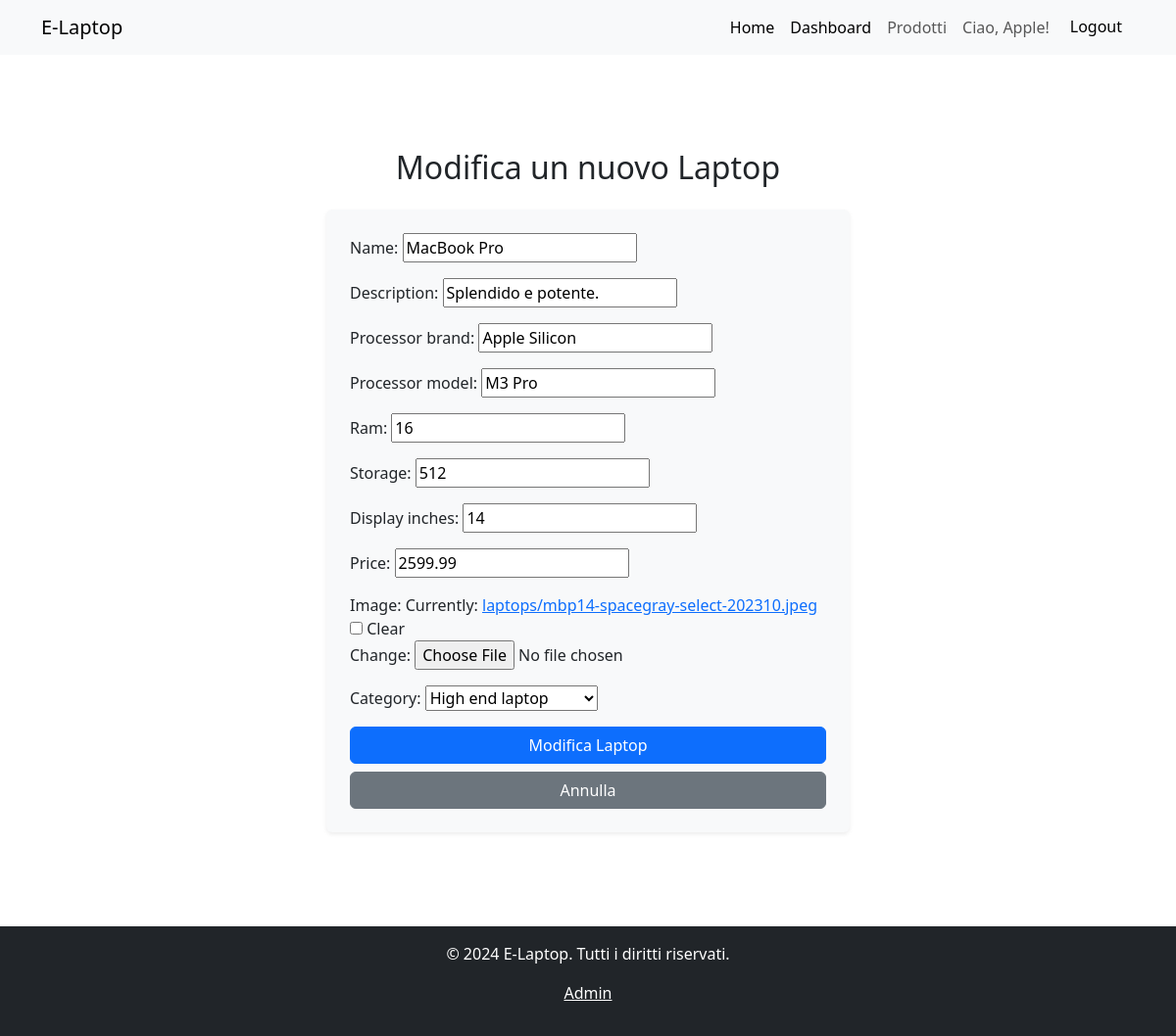
Page /laptopupdate/27/ (signed in) on the earlier database version.
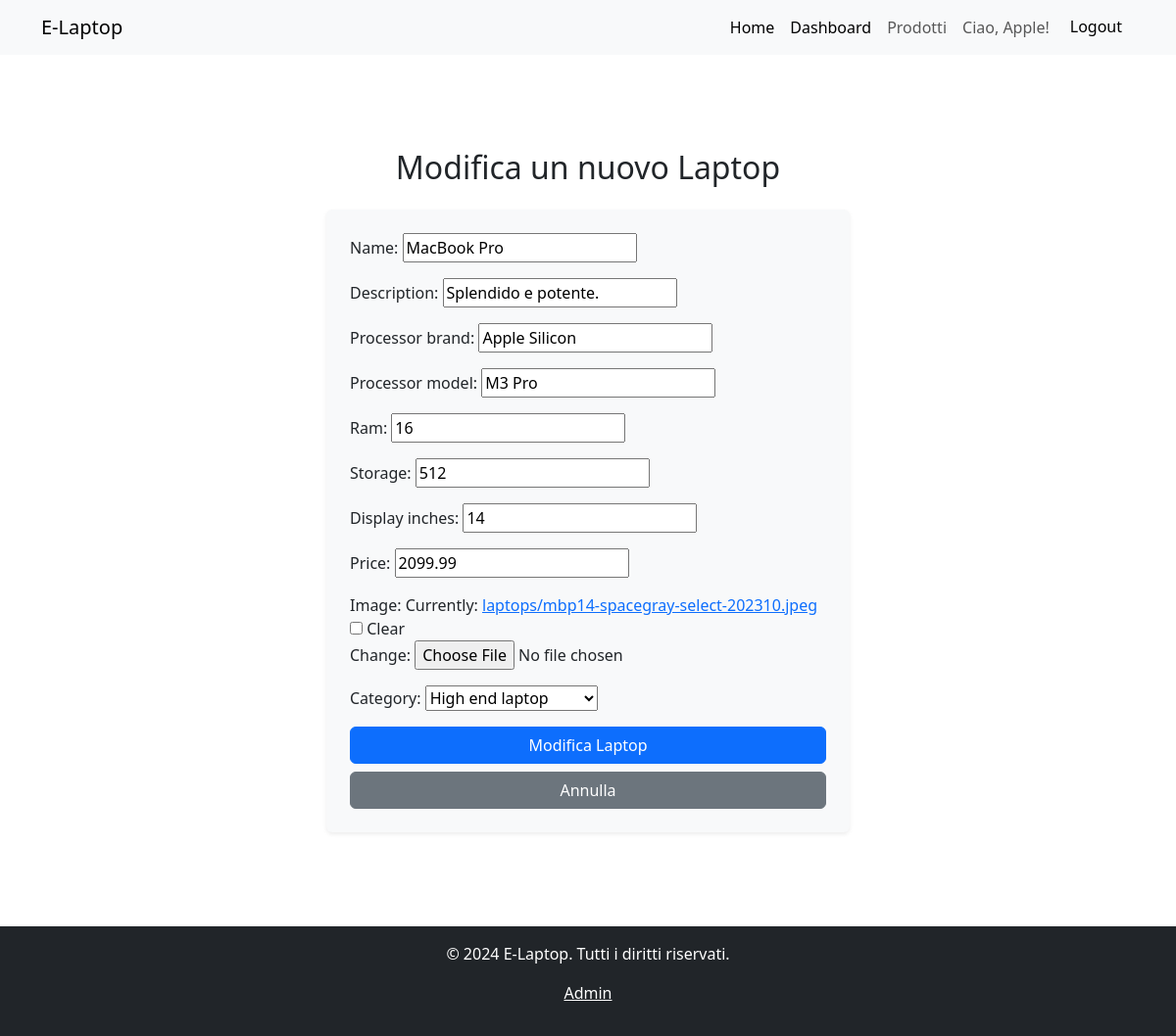
Same page on the later database version.
### management/models.py (models this page shows, shortened)
class Laptop(models.Model):
    name = models.CharField(max_length=100)
    description = models.CharField(max_length=200, blank=True, null=True)
    processor_brand = models.CharField(max_length=100)
    processor_model = models.CharField(max_length=100)
    ram = models.IntegerField()
    storage = models.IntegerField()
    display_inches = models.IntegerField()
    price = models.DecimalField(max_digits=10, decimal_places=2)
    image = models.ImageField(upload_to='laptops/', blank=True, null=True)
    CATEGORY_CHOICES = (
        ('', 'Select Category'),
        ('BL', 'Budget laptop'),
        ('HE', 'High end laptop'),
        ('CO', 'Convertible or 2-in-1'),
        ('GA', 'Gaming'),
        ('EN', 'Enterprise'),
    )
    category = models.CharField(max_length=2, choices=CATEGORY_CHOICES)
    seller = models.ForeignKey(settings.AUTH_USER_MODEL, null=True, on_delete=models.SET_NULL)

### management/views.py (the view, shortened to what this page needs)
# urls.py: path('laptopupdate/<pk>/', views.LaptopUpdateView.as_view(), name='laptop_update'),
class LaptopUpdateView(SellerRequiredMixin, LoginRequiredMixin, UpdateView):
    model = Laptop
    template_name = 'management/laptop_update.html'
    form_class = LaptopForm

### management/forms.py (shortened to what this page needs)
class LaptopForm(forms.ModelForm):
    class Meta:
        model = Laptop
        fields = '__all__'
        exclude = ['seller']

### management/templates/management/laptop_update.html (shortened to what this page needs)
{% extends "base.html" %}
{% block content %}
<div class="container my-5">
    <h2 class="text-center mb-4">Modifica un nuovo Laptop</h2>
    <div class="row justify-content-center">
        <div class="col-md-6">
            <form method="post" class="bg-light p-4 rounded shadow-sm" enctype="multipart/form-data">
                <div class="mb-3">
                    {{ form.as_p }}
                </div>
                <div class="d-grid gap-2">
                    <button type="submit" class="btn btn-primary btn-block">Modifica Laptop</button>
                    <a href="{% url 'laptop_detail' object.id %}" class="btn btn-secondary">Annulla</a>
                </div>
            </form>
        </div>
    </div>
</div>
{% endblock %}

Differences in the rows shown:
changed Laptop "MacBook Pro": price "2599.99" → "2099.99"
